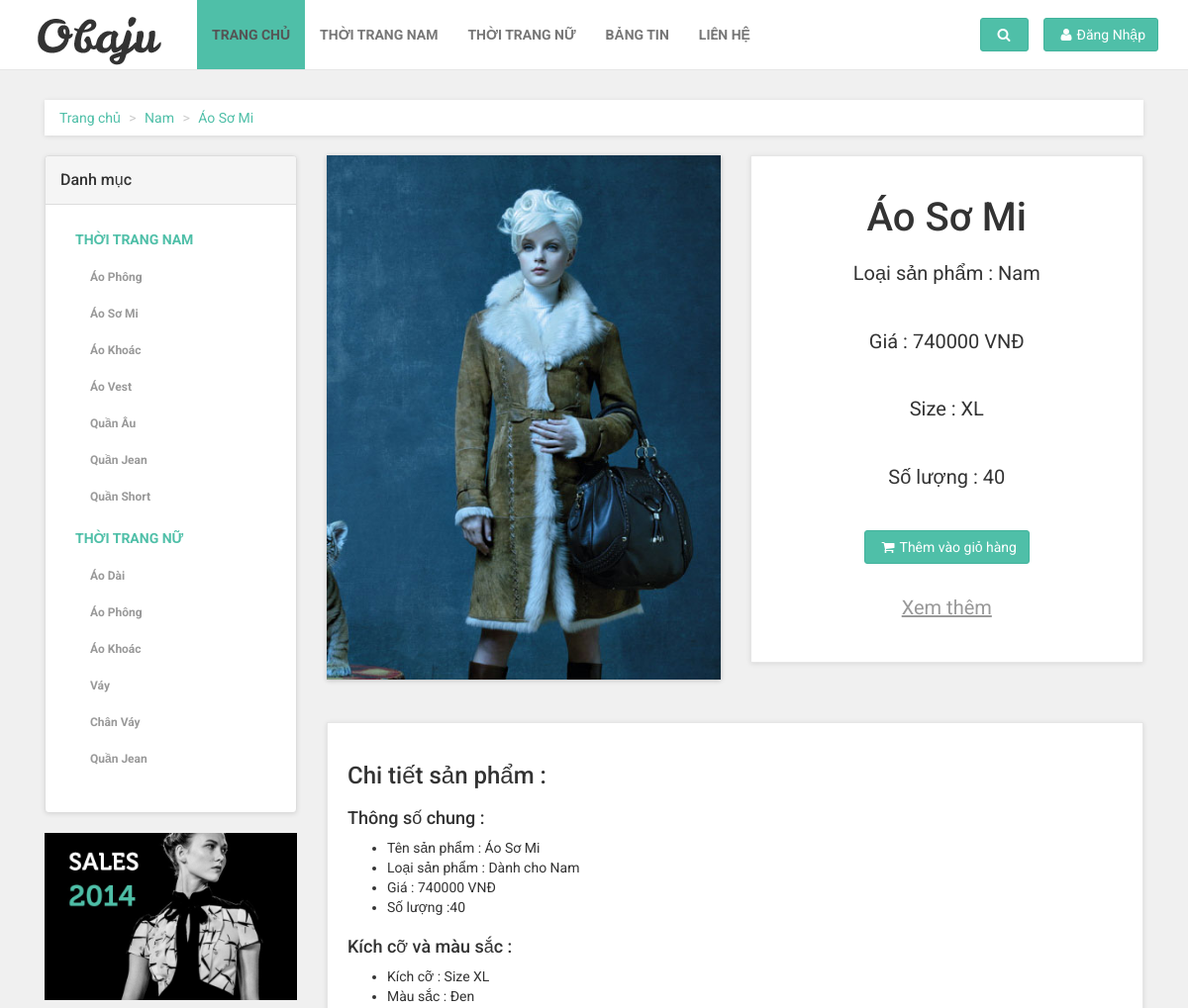
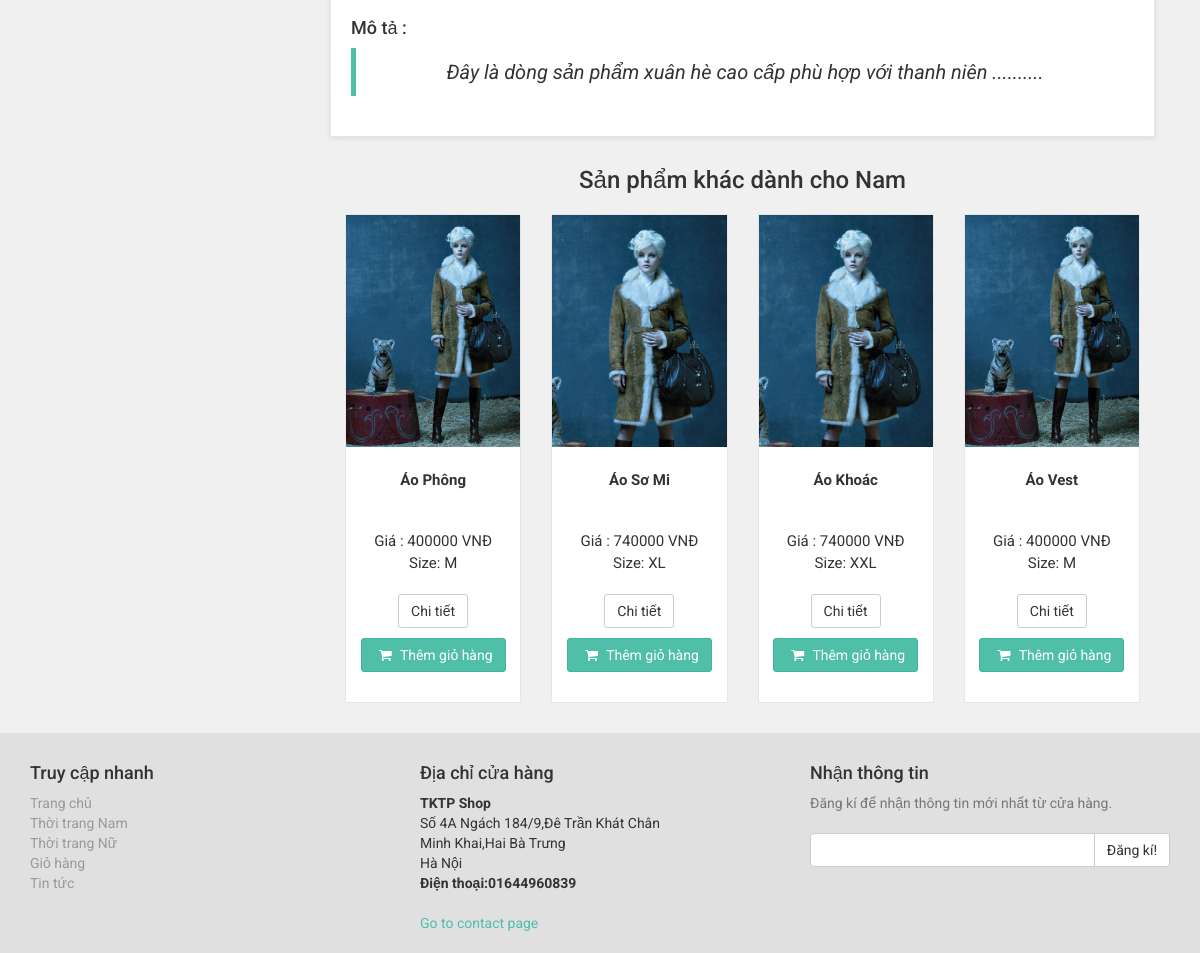
Screenshot of /views/khachhang/route.php?controller=controller_sanpham&action=showSP_detail&id_sp=3 with the database file from the repository (2 pictures, top to bottom).
### tables this page shows
CREATE TABLE `sanpham` (
  `idsanpham` int(11) NOT NULL,
  `tensanpham` varchar(40) DEFAULT NULL,
  `loaisanpham` varchar(40) DEFAULT NULL,
  `giasanpham` double DEFAULT NULL,
  `mausacsanpham` varchar(40) DEFAULT NULL,
  `sizesanpham` varchar(11) DEFAULT NULL,
  `soluongsanpham` int(40) DEFAULT NULL,
  `motasanpham` text,
  `urlanhsanpham` varchar(255) DEFAULT NULL
);

### controllers/controller_sanpham.php (called while the page is built, shortened)
<?php
require_once (__DIR__."/../models/model_sanpham.php");
require_once (__DIR__."/../models/sanpham.php");
class controller_sanpham {
    private $modelSP;
    public function __construct()
    {
        $this->modelSP=new Model_Sanpham();
    }
    public function showSP_detail(){
        $data=$this->modelSP->getSP_id($_GET['id_sp']);
        $sp=$data;
        $data_sp=$this->modelSP->getSP_type_limit($sp-> getLoaisanpham(),0,4);
        require_once (__DIR__."/../views/khachhang/detail.php");
    }
}
?>

### views/khachhang/route.php (called while the page is built, shortened)
<?php
if(isset($_GET["controller"])&&isset($_GET["action"])){
     $action= $_GET["action"];
}
else{
    $controller="controller_error";
    $action="error";
}
$control= new $controller;
$control->$action();
?>

### models/model_sanpham.php (called while the page is built, shortened)
<?php
require_once("DBconnector.php");
require_once ("sanpham.php");
class Model_Sanpham{
    private $conn;
    public function __construct()
    {
        $dbconnect= new DBConnector();
        $this->conn = $dbconnect->connect();
    }
    public function getSP_id($id){
        $sql="select * from sanpham where sanpham.idsanpham='".$id."';";
        $result=$this->conn->query($sql);
        while($row=$result->fetch_assoc()){
            $sp= new sanpham($row['idsanpham'],$row['tensanpham'],$row['loaisanpham'],$row['giasanpham'],$row['mausacsanpham'],$row['sizesanpham'],
                $row['soluongsanpham'],$row['motasanpham'],$row['urlanhsanpham']);
        }
        return $sp;
    }
    public function getSP_type_limit($type,$start,$limit){
        $sql="select * from sanpham where sanpham.loaisanpham='".$type."' limit ".$start.",".$limit.";";
        $result=$this->conn->query($sql);
        $array_sp= array();
        while($row=$result->fetch_assoc()){
            $sp= new sanpham($row['idsanpham'],$row['tensanpham'],$row['loaisanpham'],$row['giasanpham'],$row['mausacsanpham'],$row['sizesanpham'],
                $row['soluongsanpham'],$row['motasanpham'],$row['urlanhsanpham']);
            array_push($array_sp,$sp);
        }
        return $array_sp;
    }
}
?>

### models/DBconnector.php (called while the page is built)
<?php
class DBConnector {
    public function connect(){
        $host='localhost';
        $user='thangmh3501';
        $password='123456';
        $db='csdl_congngheweb';
        $connection=mysqli_connect($host,$user,$password,$db);
        mysqli_set_charset($connection,"utf8");
        return $connection;
    }
}
?>

### models/sanpham.php (called while the page is built, shortened)
<?php
class sanpham {
    private $idsanpham;
    private $tensanpham;
    private $loaisanpham;
    private $giasanpham;
    private $mausacsanpham;
    private $sizesanpham;
    private $soluongsanpham;
    private $motasanpham;
    private $urlanhsanpham;
    public function __construct($idsanpham, $tensanpham, $loaisanpham, $giasanpham, $mausacsanpham, $sizesanpham, $soluongsanpham, $motasanpham, $urlanhsanpham)
    {
        $this->idsanpham = $idsanpham;
        $this->tensanpham = $tensanpham;
        $this->loaisanpham = $loaisanpham;
        $this->giasanpham = $giasanpham;
        $this->mausacsanpham = $mausacsanpham;
        $this->sizesanpham = $sizesanpham;
        $this->soluongsanpham = $soluongsanpham;
        $this->motasanpham = $motasanpham;
        $this->urlanhsanpham = $urlanhsanpham;
    }
    public function getIdsanpham()
    {
        return $this->idsanpham;
    }
    public function getTensanpham()
    {
        return $this->tensanpham;
    }
    public function getLoaisanpham()
    {
        return $this->loaisanpham;
    }
    public function getGiasanpham()
    {
        return $this->giasanpham;
    }
    public function getMausacsanpham()
    {
        return $this->mausacsanpham;
    }
    public function getSizesanpham()
    {
        return $this->sizesanpham;
    }
    public function getSoluongsanpham()
    {
        return $this->soluongsanpham;
    }
    public function getMotasanpham()
    {
        return $this->motasanpham;
    }
    public function getUrlanhsanpham()
    {
        return $this->urlanhsanpham;
    }
}
?>

### views/khachhang/detail.php (the view, shortened to what this page needs)
<?php
include 'header.php';
 require_once ("../../models/model_sanpham.php");
?>
    <div id="all">
        <div id="content">
            <div class="container">
                <div class="col-md-12">
                    <ul class="breadcrumb">
                        <li><a href="index.php">Trang chủ</a>
                        </li>
                        <li><a href="route.php?controller=controller_sanpham&action=showSP_type&type_sp=<?php echo $sp->getLoaisanpham();?>"><?php  echo $sp->getLoaisanpham();?></a>
                        </li>
                        <li><a href="route.php?controller=controller_sanpham&action=showSP_type&type_sp=<?php echo $sp->getLoaisanpham();?>&name_sp=<?php echo $sp->getTensanpham(); ?>"><?php echo $sp->getTensanpham(); ?></a>
                        </li>
                    </ul>
                </div>
                <div class="col-md-3">
                    <div class="panel panel-default sidebar-menu">
                        <div class="panel-heading">
                            <h3 class="panel-title">Danh mục</h3>
                        </div>
                        <div class="panel-body">
                            <ul class="nav nav-pills nav-stacked category-menu">
                                <li>
                                    <a href="route.php?controller=controller_sanpham&action=showSP_type&type_sp=Nam">thời trang nam</a>
                                    <ul>
                                        <li><a href="route.php?controller=controller_sanpham&action=showSP_name&type_sp=Nam&name_sp=Áo Phông">Áo Phông</a>
                                        </li>
                                        </li>
                                        <li><a href="route.php?controller=controller_sanpham&action=showSP_name&type_sp=Nam&name_sp=Áo Sơ Mi">Áo Sơ Mi</a>
                                        </li>
                                        <li><a href="route.php?controller=controller_sanpham&action=showSP_name&type_sp=Nam&name_sp=Áo Khoác">Áo Khoác</a>
                                        </li>
                                        <li><a href="route.php?controller=controller_sanpham&action=showSP_name&type_sp=Nam&name_sp=Áo Vest">Áo Vest</a>
                                        </li>
                                        <li><a href="route.php?controller=controller_sanpham&action=showSP_name&type_sp=Nam&name_sp=Quần Âu">Quần Âu</a>
                                        </li>
                                        <li><a href="route.php?controller=controller_sanpham&action=showSP_name&type_sp=Nam&name_sp=Quần Jean">Quần Jean</a>
                                        </li>
                                        <li><a href="route.php?controller=controller_sanpham&action=showSP_name&type_sp=Nam&name_sp=Quần Short">Quần Short</a>
                                        </li>
                                    </ul>
                                <li>
                                    <a href="route.php?controller=controller_sanpham&action=showSP_type&type_sp=Nữ">Thời trang nữ</a>
                                    <ul>
                                        <li><a href="route.php?controller=controller_sanpham&action=showSP_name&type_sp=Nữ&name_sp=Áo Dài">Áo Dài</a>
                                        </li>
                                        <li><a href="route.php?controller=controller_sanpham&action=showSP_name&type_sp=Nữ&name_sp=Áo Phông">Áo Phông</a>
                                        </li>
                                        <li><a href="route.php?controller=controller_sanpham&action=showSP_name&type_sp=Nữ&name_sp=Áo Khoác">Áo Khoác</a>
                                        </li>
                                        <li><a href="route.php?controller=controller_sanpham&action=showSP_name&type_sp=Nữ&name_sp=Váy">Váy</a>
                                        </li>
                                        <li><a href="route.php?controller=controller_sanpham&action=showSP_name&type_sp=Nữ&name_sp=Chân Váy">Chân Váy</a>
                                        </li>
                                        <li><a href="route.php?controller=controller_sanpham&action=showSP_name&type_sp=Nữ&name_sp=Quần Jean">Quần Jean</a>
                                        </li>
                                    </ul>
                                </li>
                        </div>
                    </div>
                    <div class="banner">
                        <a href="#">
                            <img src="img/banner.jpg" alt="sales 2014" class="img-responsive">
                        </a>
                    </div>
                </div>
                <div class="col-md-9">
                    <div class="row" id="productMain">
                        <div class="col-sm-6">
                            <div id="mainImage">
                                <img src="<?php echo $sp->getUrlanhsanpham(); ?>" alt="" class="img-responsive">
                            </div>
                        </div>
                        <div class="col-sm-6">
                            <div class="box">
                                <h1 class="text-center"><?php echo $sp->getTensanpham(); ?></h1>
                                <p>Loại sản phẩm : <?php  echo $sp->getLoaisanpham();?></p><br>
                                <p>Giá : <?php  echo $sp->getGiasanpham();?> VNĐ</p><br>
                                <p> Size : <?php  echo $sp->getSizesanpham();?></p><br>
                                <p> Số lượng : <?php  echo $sp->getSoluongsanpham();?></p><br>
                                <p class="text-center buttons">
                                    <button id="<?php echo $sp->getIdsanpham(); ?>" class="btn btn-primary"><i class="fa fa-shopping-cart"></i>Thêm vào giỏ hàng</button>
                                </p>
                                <p class="goToDescription"><a href="#details" class="scroll-to">Xem thêm </a>
                                </p>
                            </div>
                        </div>
                    </div>
                    <div class="box" id="details">
                        <p>
                            <h3>Chi tiết sản phẩm : </h3>
                            <h4>Thông số chung : </h4>
                            <ul>
                                <li>Tên sản phẩm : <?php echo $sp->getTensanpham(); ?></li>
                                <li>Loại sản phẩm : Dành cho <?php  echo $sp->getLoaisanpham();?></li>
                                <li>Giá : <?php  echo $sp->getGiasanpham();?> VNĐ</li>
                                <li>Số lượng :<?php  echo $sp->getSoluongsanpham();?></li>
                            </ul>
                            <h4>Kích cỡ và màu sắc :</h4>
                            <ul>
                                <li>Kích cỡ : Size <?php  echo $sp->getSizesanpham();?></li>
                                <li>Màu sắc : <?php  echo $sp->getMausacsanpham();?></li>
                            </ul>
                            <h4>Mô tả :</h4>
                            <blockquote>
                                <p><em><?php  echo $sp-> getMotasanpham();?></em>
                                </p>
                            </blockquote>
                    </div>
                    <div >
                        <h3 class="title" style=" text-align: center;">Sản phẩm khác dành cho <?php  echo $sp->getLoaisanpham();?> </h3>
                    </div>
                    <?php
                    if(count($data_sp)!=0){
                        foreach ($data_sp as $item) {
                            ?>
                            <div class="col-md-3 col-sm-6">
                                <div class="product same-height">
                                    <a href="route.php?controller=controller_sanpham&action=showSP_detail&id_sp=<?php echo $item->getIdsanpham(); ?>"
                                       class="visible">
                                        <img src="<?php echo $item->getUrlanhsanpham(); ?>" alt=""
                                             class="img-responsive">
                                    </a>
                                    <div class="text">
                                        <h3><?php echo $item->getTensanpham(); ?></h3>
                                        <p class="price">Giá : <?php echo $item->getGiasanpham(); ?> VNĐ<br>
                                            Size: <?php echo $item->getSizesanpham(); ?></p>
                                        <p class="buttons">
                                            <a href="route.php?controller=controller_sanpham&action=showSP_detail&id_sp=<?php echo $item-> getIdsanpham();?>" class="btn btn-default">Chi tiết</a>
                                            <button id="<?php echo $item->getIdsanpham(); ?>" class="btn btn-primary"><i class="fa fa-shopping-cart"></i> Thêm giỏ hàng</button>
                                        </p>
                                    </div>
                                </div>
                            </div>
                            <?php
                               }
                            }
                         ?>
                    </div>
                </div>
            </div>
        </div>
<?php include 'footer.php' ?>

### rows the page displays
sanpham: loaisanpham "Nam", tensanpham "Áo Sơ Mi", urlanhsanpham (picture), giasanpham "740000", sizesanpham "XL", soluongsanpham "40", mausacsanpham "Đen", motasanpham "Đây là dòng sản phẩm xuân hè cao cấp phù hợp với thanh niên .........."
sanpham: urlanhsanpham (picture), tensanpham "Áo Phông", giasanpham "400000", sizesanpham "M"
sanpham: urlanhsanpham (picture), tensanpham "Áo Khoác", giasanpham "740000", sizesanpham "XXL"
sanpham: urlanhsanpham (picture), tensanpham "Áo Vest", giasanpham "400000", sizesanpham "M"
